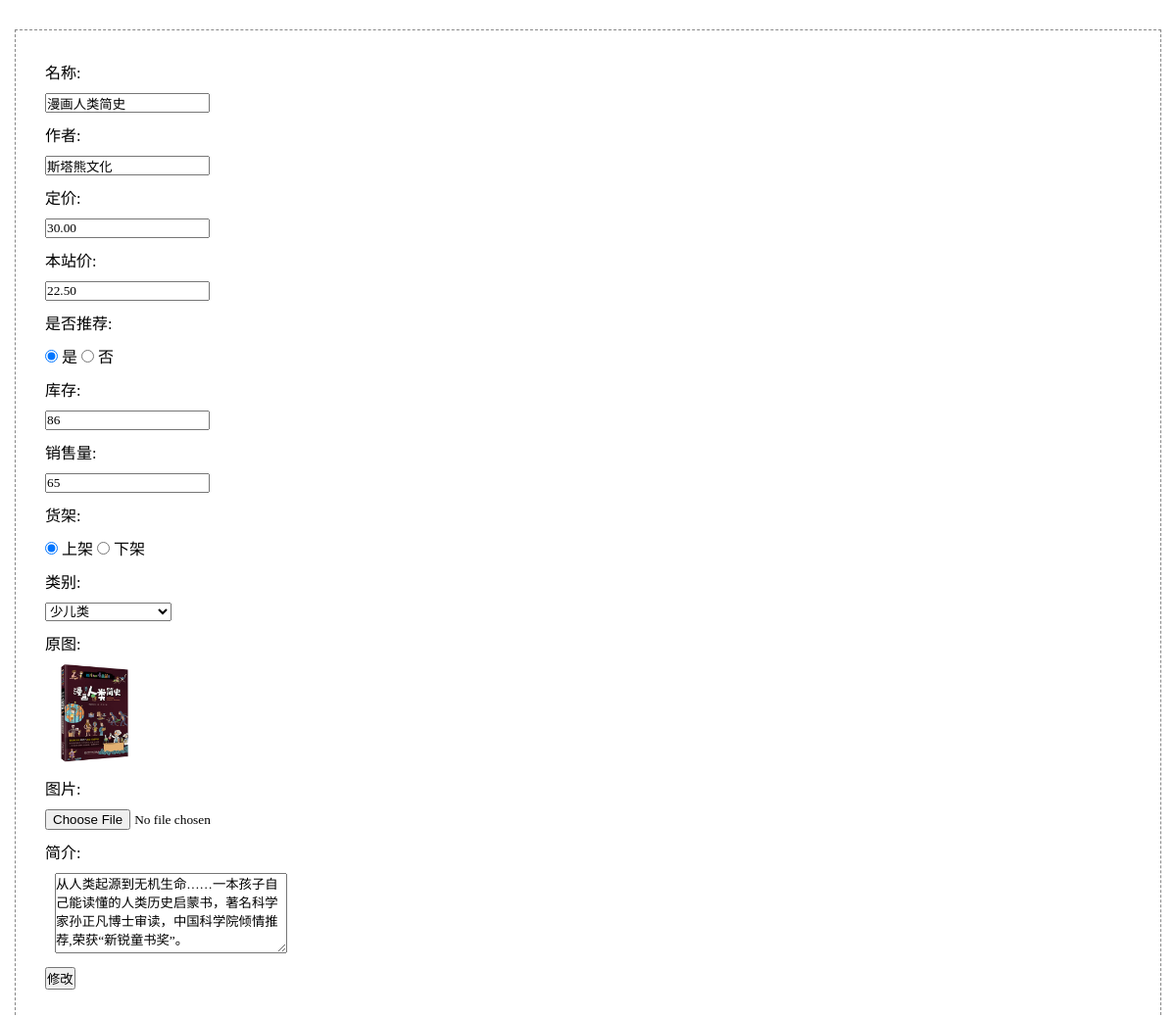
/admin/book/change.php?id=1 (signed in), run on the app's committed database.
### tables this page shows
CREATE TABLE IF NOT EXISTS `book` (
  `id` int(10) UNSIGNED NOT NULL AUTO_INCREMENT,
  `name` varchar(50) NOT NULL,
  `writer` varchar(50) NOT NULL,
  `img` varchar(100) NOT NULL,
  `info` mediumtext NOT NULL,
  `oldprice` float(8,2) UNSIGNED NOT NULL,
  `nowprice` float(8,2) UNSIGNED NOT NULL,
  `class_id` int(10) UNSIGNED NOT NULL,
  `stock` int(10) UNSIGNED NOT NULL,
  `sales` int(10) UNSIGNED NOT NULL DEFAULT '0',
  `supplier` int(10) UNSIGNED NOT NULL DEFAULT '0',
  `shelf` tinyint(3) UNSIGNED NOT NULL,
  `recommend` tinyint(3) UNSIGNED NOT NULL DEFAULT '0',
  PRIMARY KEY (`id`)
);

### admin/book/change.php (the view, shortened to what this page needs)
<?php
  include '../../public/common/conn.php';
  $id = $_GET['id'];
  $sqlBook = "select * from book where id = {$id}";
  $rstBook = mysqli_query($con,$sqlBook);
  $rowBook = mysqli_fetch_assoc($rstBook);
?>
<!doctype html>
<html lang="en">
<head>
	<link rel="stylesheet" href="../public/css/index.css">
</head>
<body>
	<div class="main">
		<form action="update.php" method='post' enctype='multipart/form-data'>
			<p>名称:</p>
			<p><input type="text" name='name' value='<?php echo $rowBook['name']?>'></p>
            <p>作者:</p>
            <p><input type="text" name='writer' value='<?php echo $rowBook['writer']?>'></p>
			<p>定价:</p>
			<p><input type="text" name='oldprice' value='<?php echo $rowBook['oldprice']?>'></p>
            <p>本站价:</p>
			<p><input type="text" name='nowprice' value='<?php echo $rowBook['nowprice']?>'></p>
			<p>是否推荐:</p>
            <p>
            <?php
               if($rowBook['recommend']){
            ?>
                 <label>
                     <input type="radio" name="recommend" value='1' checked> 是
                 </label>
                 <label>
                     <input type="radio" name="recommend" value='0'> 否
                 </label>
            <?php
              }
            ?>
            </p>
			<p>库存:</p>
			<p><input type="text" name='stock' value='<?php echo $rowBook['stock']?>'></p>
			<p>销售量:</p>
            <p><input type="text" name='sales' value='<?php echo $rowBook['sales']?>'></p>
			<p>货架:</p>
			<p>
				<?php
					if($rowBook['shelf']){
				?>
						<label>
							<input type="radio" name="shelf" value='1' checked> 上架
						</label>
						<label>
							<input type="radio" name="shelf" value='0'> 下架
						</label>
				<?php
					}
				?>
			</p>
			<p>类别:</p>
			<p>
				<select name="class_id">
                	<?php
                	    $sqlClass="select * from class";
                        $rstClass=mysqli_query($con,$sqlClass);
                        while($rowClass=mysqli_fetch_assoc($rstClass)){
                           if($rowClass['id'] == $rowBook['class_id']){
                              echo "<option value='{$rowClass['id']}' selected>{$rowClass['name']}</option>";
                           }else{
                              echo "<option value='{$rowClass['id']}'>{$rowClass['name']}</option>";
                           }
                        }
                	?>
                </select>
			</p>
			<p>原图:</p>
			<p><img src="../../public/uploads/<?php echo $rowBook['img']?>" width="100px"></p>
			<p>图片:</p>
			<p><input type="file" name="img"></p>
			<p>简介:</p>
            <p>
              <textarea name='info' cols="30" rows="5" style="margin-left:10px;"><?php echo $rowBook['info']?></textarea>
            </p>
			<p><input type="submit" value="修改"></p>
		</form>
	</div>
</body>
</html>

### admin/public/css/index.css (style rules this page uses)
* { margin:0px; padding:0px; font-family: 微软雅黑; }
.main { padding-left:15px; padding-top:30px; }
.main form { border:1px dashed #888; padding:30px; margin-right:15px; }
.main form p { margin-bottom:10px; }

### data on the page
book: name "漫画人类简史", writer "斯塔熊文化", oldprice "30.00", nowprice "22.50", stock "86", sales "65", img (picture), info "从人类起源到无机生命……一本孩子自己能读懂的人类历史启蒙书，著名科学家孙正凡博士审读，中国科学院倾情推荐,荣获“新锐童书奖”。"

### other printed values
form field class_id "少儿类"
